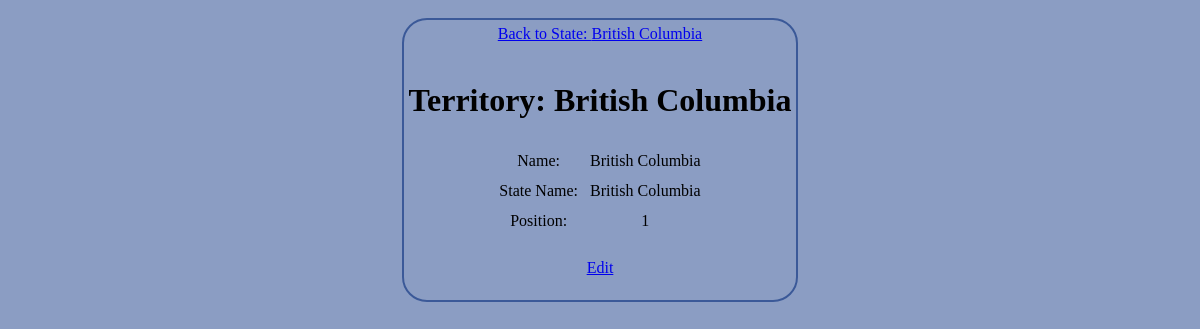
/public/staff/territories/show.php?id=59, run on the app's committed database.
### tables this page shows
CREATE TABLE `states` (
  `id` int(11) NOT NULL AUTO_INCREMENT,
  `name` varchar(255) DEFAULT NULL,
  `code` varchar(255) DEFAULT NULL,
  `country_id` int(11) DEFAULT NULL,
  PRIMARY KEY (`id`),
  KEY `fk_country_id` (`country_id`)
);

CREATE TABLE `territories` (
  `id` int(11) NOT NULL AUTO_INCREMENT,
  `name` varchar(255) DEFAULT NULL,
  `state_id` int(11) DEFAULT NULL,
  `position` int(11) DEFAULT NULL,
  PRIMARY KEY (`id`),
  KEY `state_id` (`state_id`)
);

### private/database.php (called while the page is built, shortened)
<?php
  function prepareAndExecute($db, $query, $types, &$var1, &...$vars) {
    $stmt = mysqli_prepare($db, $query);
    mysqli_stmt_bind_param($stmt, $types, $var1, ...$vars);
    $success = mysqli_stmt_execute($stmt);
    $result = mysqli_stmt_get_result($stmt);
    return $result;
  }
  function db_fetch_assoc($result_set) {
    return mysqli_fetch_assoc($result_set);
  }
?>

### private/query_functions.php (called while the page is built, shortened)
<?php
  function find_state_by_id($id=0) {
    global $db;
    $sql = "SELECT * FROM states ";
    $sql .= "WHERE id=?;";
    return prepareAndExecute($db, $sql, "i", $id);
  }
  function find_territory_by_id($id=0) {
    global $db;
    $sql = "SELECT * FROM territories WHERE id=?";
    return prepareAndExecute($db, $sql, "i", $id);
  }
?>

### private/functions.php (called while the page is built, shortened)
<?php
  function h($string="") {
    return htmlspecialchars($string);
  }
  function u($string="") {
    return urlencode($string);
  }
?>

### public/staff/territories/show.php (the view, shortened to what this page needs)
<?php
$id = $_GET['id'];
$territory_result = find_territory_by_id($id);
$territory = db_fetch_assoc($territory_result);
$state_id = $territory['state_id'];
$associated_state_result = find_state_by_id($state_id);
$associated_state = db_fetch_assoc($associated_state_result);
?>
<?php include(SHARED_PATH . '/header.php'); ?>
<div id="main-content">
  <a href="../states/show.php?id=<?php echo u($state_id); ?>">Back to State: <?php echo h($associated_state['name']); ?></a>
  <br />
  <h1>Territory: <?php echo h($territory['name']); ?></h1>
  <?php
    echo "<table id=\"territory\">";
    echo "<tr>";
    echo "<td>Name: </td>";
    echo "<td>" . h($territory['name']) . "</td>";
    echo "</tr>";
    echo "<tr>";
    echo "<td>State Name: </td>";
    echo "<td>" . h($associated_state['name']) . "</td>";
    echo "</tr>";
    echo "<tr>";
    echo "<td>Position: </td>";
    echo "<td>" . h($territory['position']) . "</td>";
    echo "</tr>";
    echo "</table>";
  ?>
  <br />
  <a href="edit.php?id=<?php echo u($territory['id']); ?>">Edit</a><br />
</div>
<?php include(SHARED_PATH . '/footer.php'); ?>

### public/css/style.css (style rules this page uses)
body { background-color: #8b9dc3; font-family: "Lucida Grande", Tahoma; text-align: center; }
div { margin: 10px auto; border-radius: 25px; border: 2px solid #3b5998; padding: 5px; display: inline-block; }
table { margin: auto; text-align: center; border-spacing: 10px; }
a { display:block; }

### data on the page
states: name "British Columbia"
territories: name "British Columbia", position "1"
